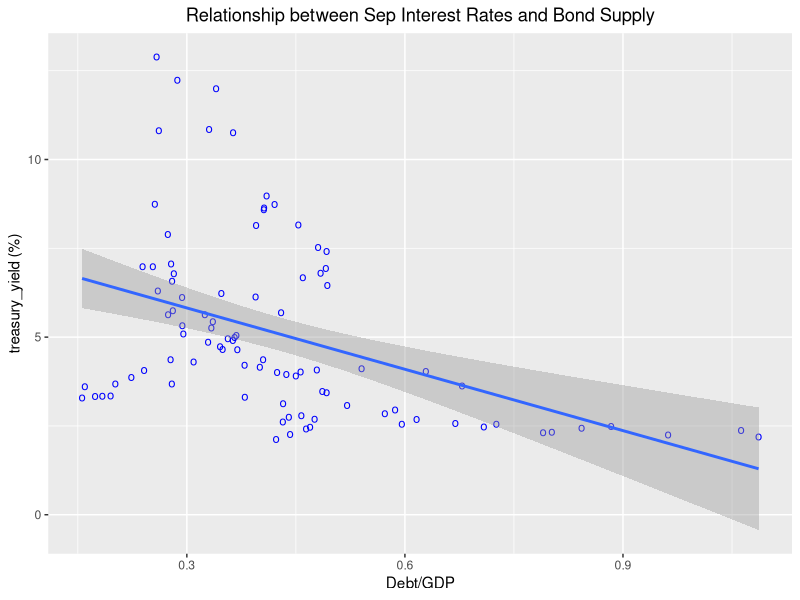
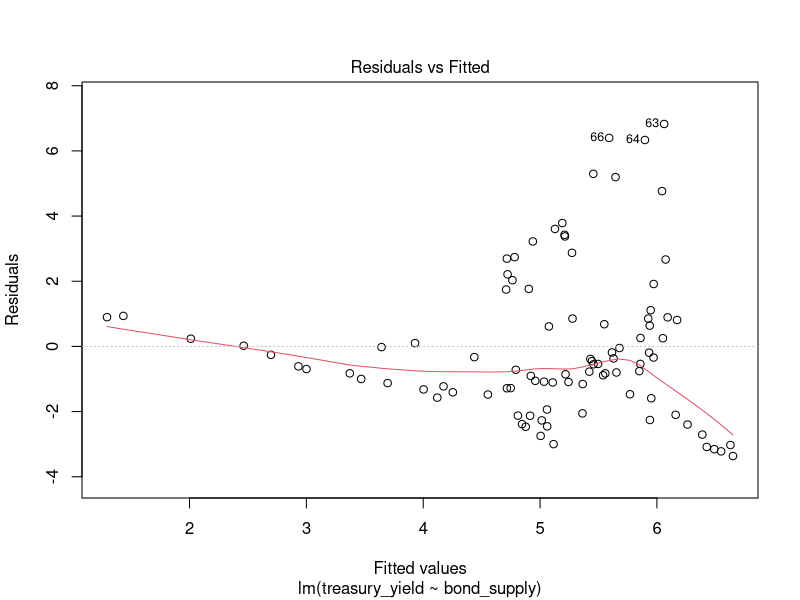
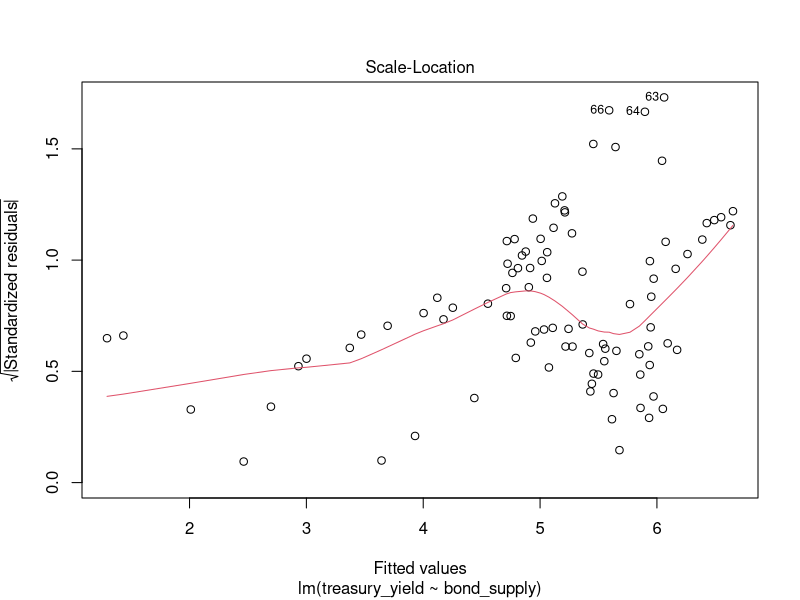
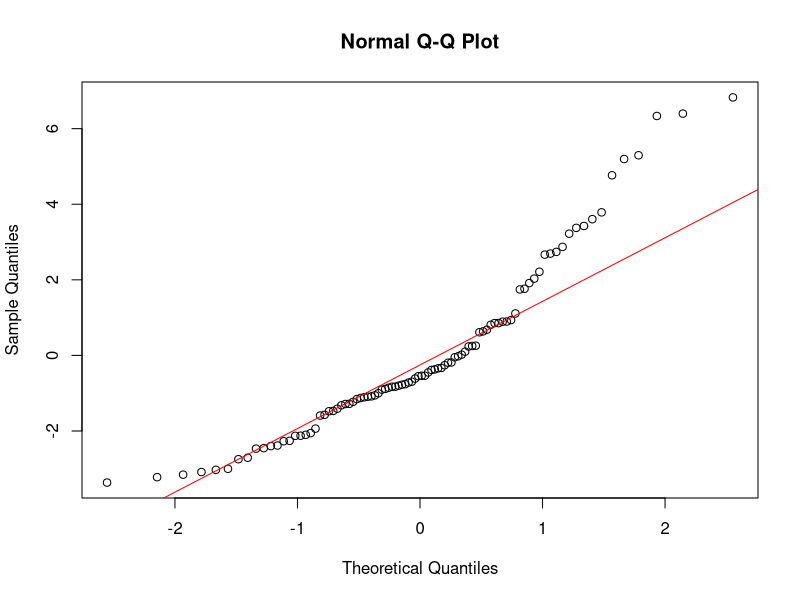
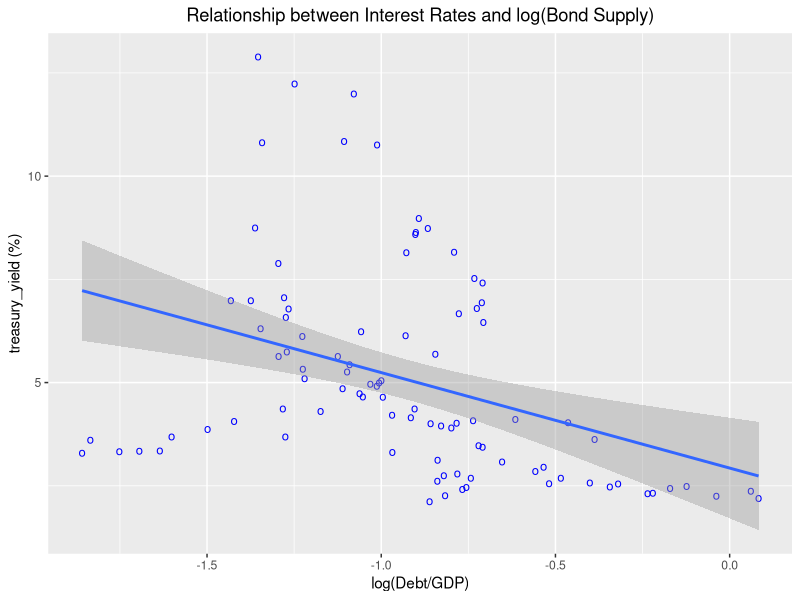
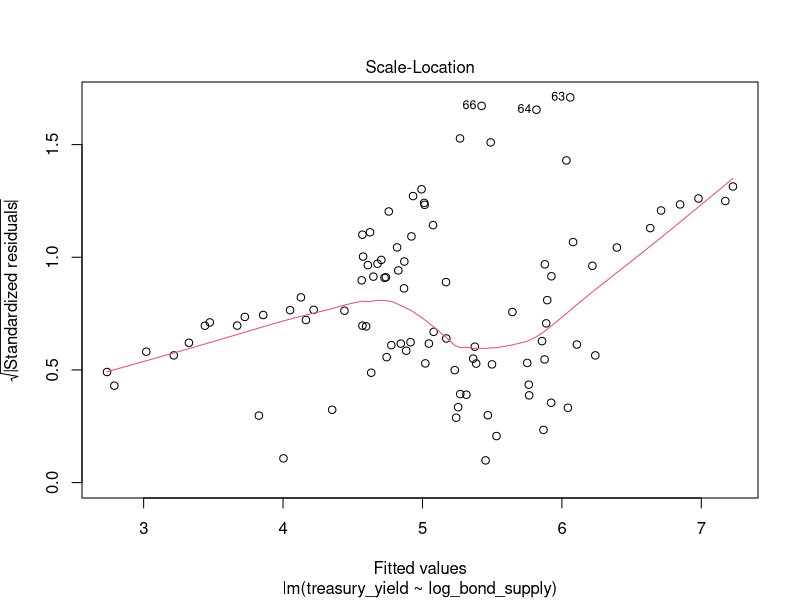
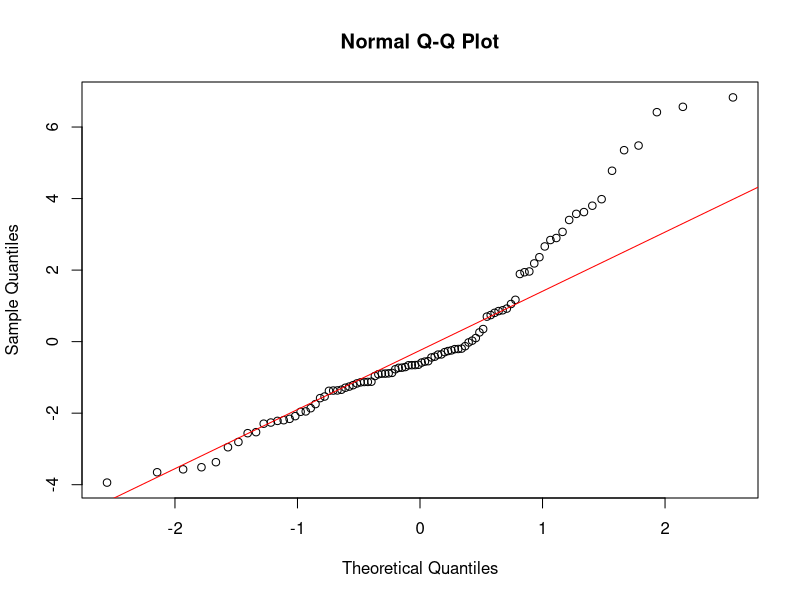
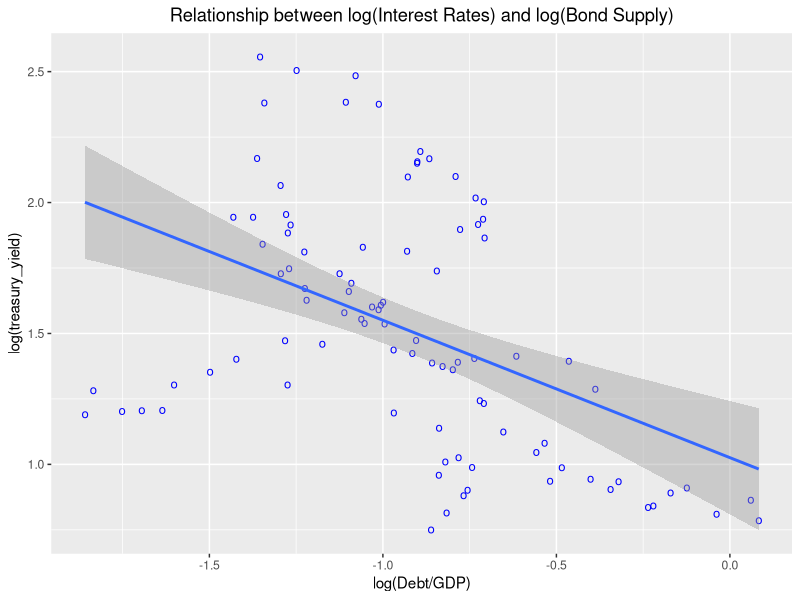

Source code (R) for these figures, in order:
## ---- chunk 1

########################################## LOAD DATA #################################
library(readxl)
library(ggplot2)
library(urca)
library(forecast)
library(tseries)
library(zoo)

Sys.setenv(TZ="America/Los_Angeles")

# set working directory 
#setwd("C:/Users/T.VERMAELEN/Adrian BUSS")
setwd("~/Documents/INSEAD/INSEAD Projects/InterestRatesStudy")

treasury.data <-read_excel("./input_data/DebtUS-data from Henning Bohn.xls", sheet =2)
interest.rates <- read_excel("./input_data/Treasury_yields_annual.xls", sheet =1)

# get Debt/GDP data starting from 1919 (when interest.rates starts)
start.index <- which(treasury.data$`Fiscal Year` == interest.rates$observation_date[1])[1]
bond.supply <- treasury.data$`Debt/GDP, end of period`[start.index:nrow(treasury.data)]

# store all variables in bond.data
bond.data <- interest.rates
bond.data$bond_supply<- bond.supply
names(bond.data)[names(bond.data)=="observation_date"] <- "Fiscal Year"
names(bond.data)[names(bond.data)=="LTGOVTBD"] <- "treasury_yield"

## generate log variables
bond.data$log_treasury_yield <- log(bond.data$treasury_yield)
bond.data$log_bond_supply <- log(bond.data$bond_supply)
## ---- chunk 2
regression <- lm(formula = treasury_yield~ bond_supply, data = bond.data)
ggplot(bond.data, aes(x=bond_supply, y= treasury_yield)) + geom_point(shape='o', col ='blue', size =3) + ggtitle('Relationship between Sep Interest Rates and Bond Supply') +geom_smooth(method='lm',formula=y~x) + theme(plot.title = element_text(hjust = 0.5)) + labs(x ="Debt/GDP", y = "treasury_yield (%)")
summary(regression)
## ---- chunk 3
#linearity:
plot(regression, 1)

## ---- chunk 4
plot(regression, 3)
## ---- chunk 5
qqnorm(regression$residuals)
qqline(regression$residuals, col = 'red')
## ---- chunk 6
regression <- lm(formula = treasury_yield~ log_bond_supply, data = bond.data)
ggplot(bond.data, aes(x=log_bond_supply, y= treasury_yield)) + geom_point(shape='o', col ='blue', size =3) + ggtitle('Relationship between Interest Rates and log(Bond Supply)') +geom_smooth(method='lm',formula=y~x) + theme(plot.title = element_text(hjust = 0.5)) + labs(x ="log(Debt/GDP)", y = "treasury_yield (%)")
summary(regression)
## ---- chunk 7
plot(regression, 3)
## ---- chunk 8
qqnorm(regression$residuals)
qqline(regression$residuals, col = 'red')
## ---- chunk 9
regression <- lm(formula = log_treasury_yield~ log_bond_supply, data = bond.data)
ggplot(bond.data, aes(x=log_bond_supply, y= log_treasury_yield)) + geom_point(shape='o', col ='blue', size =3) + ggtitle('Relationship between log(Interest Rates) and log(Bond Supply)') +geom_smooth(method='lm',formula=y~x) + theme(plot.title = element_text(hjust = 0.5)) + labs(x ="log(Debt/GDP)", y = "log(treasury_yield)")
summary(regression)
## ---- chunk 10
plot(regression, 3)
## ---- chunk 11
qqnorm(regression$residuals)
qqline(regression$residuals, col = 'red')
## ---- chunk 12
resid.ts <- ts(regression$residuals, start = 1919, freq =1)
plot(resid.ts, main = "Time series of residuals (log(treasury_yield) ~ log(Debt/GDP))", ylab= "Residuals")
## ---- chunk 13
log_treasury_yield.ts <- ts(log(bond.data$treasury_yield), start = 1919, freq = 1)
plot(log_treasury_yield.ts, main = "Time Series of log(treasury_yield)", xlab = "Year", ylab = "log(treasury_yield)")
## ---- chunk 14
## fit linear trend
bond.data$trend <- seq(1,94)

lin.trend.mod <- lm(bond.data$log_treasury_yield~bond.data$trend )
fitted.ts <- ts(lin.trend.mod$fitted.values, start = 1919, freq =1)
plot(log_treasury_yield.ts, main = "Time Series of treasury_yield with linear time trend", xlab = "Year", ylab = "log(treasury_yield)")
lines(fitted.ts, col = 'blue')
summary(lin.trend.mod)

## ---- chunk 15
## fit linear trend
bond.data$trend_sqrd <- (bond.data$trend)^2

lin.trend.mod <- lm(bond.data$log_treasury_yield~bond.data$trend + bond.data$trend_sqrd )
fitted.ts <- ts(lin.trend.mod$fitted.values, start = 1919, freq =1)
plot(log_treasury_yield.ts, main = "Time Series of treasury_yield with quadratic time trend", xlab = "Year", ylab = "log(treasury_yield)")
lines(fitted.ts, col = 'blue')
summary(lin.trend.mod)

## ---- chunk 16
## adding log(debt/GDP)

lin.trend.mod<- lm(bond.data$log_treasury_yield ~ bond.data$trend + bond.data$log_bond_supply) 

summary(lin.trend.mod)

## ---- chunk 17
plot(lin.trend.mod, 3)

## ---- chunk 18
qqnorm(lin.trend.mod$residuals)
qqline(lin.trend.mod$residuals, col = 'red')
## ---- chunk 19
Acf(lin.trend.mod$residuals)
Pacf(lin.trend.mod$residuals)
resid.ts <- ts(lin.trend.mod$residuals, start = 1919, freq =1)
## ---- chunk 20
resid.ts <- ts(lin.trend.mod$residuals, start = 1919, freq =1)
plot(resid.ts, main = "Time series of residuals (log(treasury_yield) ~ log(Debt/GDP))", ylab= "Residuals")
## ---- chunk 21
#Use Prais-Winsten FGLS

#Step 1
mod <- lm(bond.data$log_treasury_yield~bond.data$log_bond_supply)
mod.resid <- as.data.frame(mod$residuals)

#Step 2
resid.t.minus.one <- mod.resid$`mod$residuals`[1:93]
mod.resid <-as.data.frame(mod.resid[-1,])
mod.resid$resid.t.minus.one <- resid.t.minus.one
resid.reg <- lm(mod.resid$`mod.resid[-1, ]`~mod.resid$resid.t.minus.one)
rho <- resid.reg$coefficients[[2]]

#Step 3
FGLS <- as.data.frame(bond.data$log_treasury_yield[2:94])
names(FGLS)[names(FGLS)== "bond.data$log_treasury_yield[2:94]"] = "yt"
FGLS$yt.minus.one <- bond.data$log_treasury_yield[1:93]

FGLS$xt <- bond.data$log_bond_supply[2:94]
FGLS$xt.minus.one <- bond.data$log_bond_supply[1:93]
FGLS$y.tilde <- FGLS$yt - rho*FGLS$yt.minus.one
FGLS$x.tilde <- FGLS$xt - rho*FGLS$xt.minus.one



fgls.reg <- lm(FGLS$y.tilde~FGLS$x.tilde)
## make sure to divide B0 by 1-rho

FGLS$year <- bond.data$`Fiscal Year`[2:94]

ggplot(FGLS, aes(x=x.tilde, y= y.tilde)) + geom_point(shape='o', col ='blue', size =3) + ggtitle('Relationship between log(treasury_yield) and log(Debt/GDP) under FGLS') +geom_smooth(method='lm',formula=y~x) + theme(plot.title = element_text(hjust = 0.5)) + labs(x ="log(Debt/GDP)", y = "log(treasury_yield)")

summary(fgls.reg)
## ---- chunk 22
qqnorm(fgls.reg$residuals)
qqline(fgls.reg$residuals, col = 'red')
## ---- chunk 23
plot(fgls.reg, 3)
## ---- chunk 24
Acf(fgls.reg$residuals)
Pacf(fgls.reg$residuals)
## ---- chunk 25

library(sandwich)
library(lmtest)
ols.reg <- lm(bond.data$log_treasury_yield~bond.data$log_bond_supply)
n <- 94
# rule of thumb truncation parameter
m <- floor(0.75 * n^(1/3)) 

NW_VCOV <- NeweyWest(ols.reg, 
              lag = m-1, prewhite = F, 
              adjust = T)
hac.se <- sqrt(diag(NW_VCOV))[2]

coeftest(ols.reg, vcov = NW_VCOV)

## ---- chunk 26
if(!dir.exists("./output_data")){
  dir.create("./output_data")
}  

write.csv(bond.data[,-6], file= "./output_data/KrishnamurthyStudy.csv")
